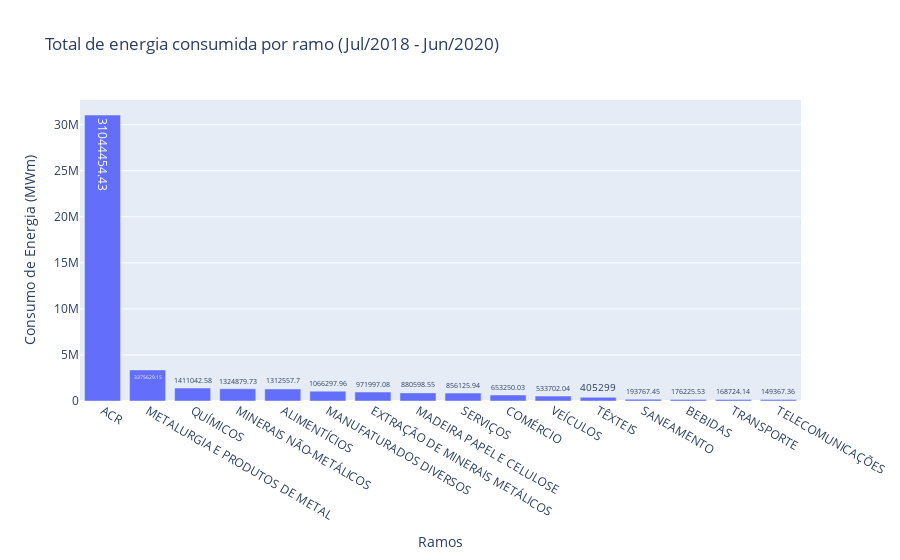

Source (notebook cell):
### Code cell
# Total de energia consumida por ramo no periodo de julho/2018 até junho/2020
table_ramo = table.groupby('Ramo')['Consumo'].sum().sort_values(ascending=False)
#print(table_ramo)

# table_ramo_plot = table_ramo.plot(kind='bar', 
#    rot=90, 
#    xlabel='Ramo', 
#    ylabel='Consumo de Energia (MWm)',
#    title='Total de energia consumida por ramo (Jul/2018 - Jun/2020)', 
#    figsize=(17,10), grid=True )

fig_ramo = px.bar(table_ramo, y='Consumo',title='Total de energia consumida por ramo (Jul/2018 - Jun/2020)', text = table_ramo,
                   labels={"Consumo": 'Consumo de Energia (MWm)',
                           "Ramo": 'Ramos'})
                                           
fig_ramo.show()

### Figure 1 — Plotly figure (JSON) as saved in the notebook; plotly's stock layout.template omitted (floating-point values rounded to 4 significant figures)
{"data": [{"alignmentgroup": "True", "hovertemplate": "Ramos=%{x}<br>Consumo de Energia (MWm)=%{y}<br>text=%{text}<extra></extra>", "legendgroup": "", "marker": {"color": "#636efa", "pattern": {"shape": ""}}, "name": "", "offsetgroup": "", "orientation": "v", "showlegend": false, "text": [31040000.0, 3376000.0, 1411000.0, 1325000.0, 1313000.0, 1066000.0, 972000.0, 880600.0, 856100.0, 653300.0, 533700.0, 405299, 193800.0, 176200.0, 168700.0, 149400.0], "textposition": "auto", "type": "bar", "x": ["ACR", "METALURGIA E PRODUTOS DE METAL", "QUÍMICOS", "MINERAIS NÃO-METÁLICOS", "ALIMENTÍCIOS", "MANUFATURADOS DIVERSOS", "EXTRAÇÃO DE MINERAIS METÁLICOS", "MADEIRA PAPEL E CELULOSE", "SERVIÇOS", "COMÉRCIO", "VEÍCULOS", "TÊXTEIS", "SANEAMENTO", "BEBIDAS", "TRANSPORTE", "TELECOMUNICAÇÕES"], "xaxis": "x", "y": [31040000.0, 3376000.0, 1411000.0, 1325000.0, 1313000.0, 1066000.0, 972000.0, 880600.0, 856100.0, 653300.0, 533700.0, 405299, 193800.0, 176200.0, 168700.0, 149400.0], "yaxis": "y"}], "layout": {"barmode": "relative", "legend": {"tracegroupgap": 0}, "title": {"text": "Total de energia consumida por ramo (Jul/2018 - Jun/2020)"}, "xaxis": {"anchor": "y", "domain": [0, 1], "title": {"text": "Ramos"}}, "yaxis": {"anchor": "x", "domain": [0, 1], "title": {"text": "Consumo de Energia (MWm)"}}}}
